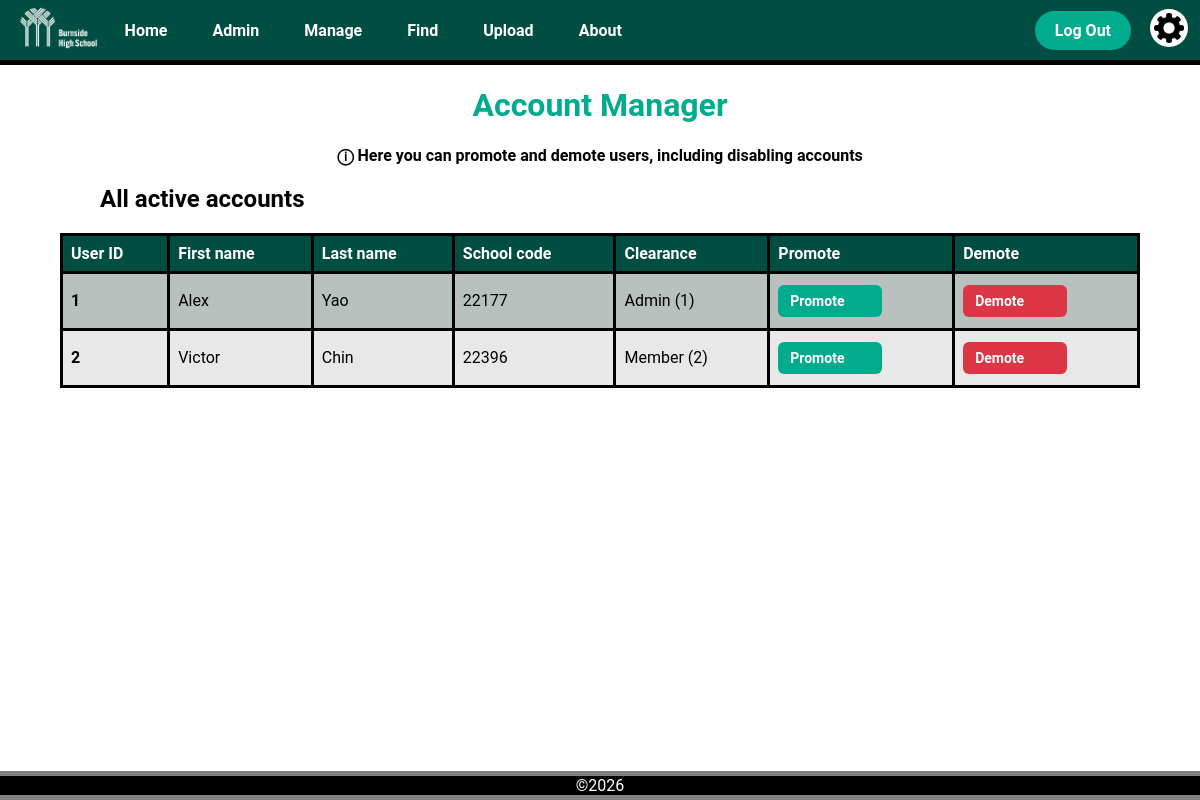
The app's page /account_manager (signed in), older data.
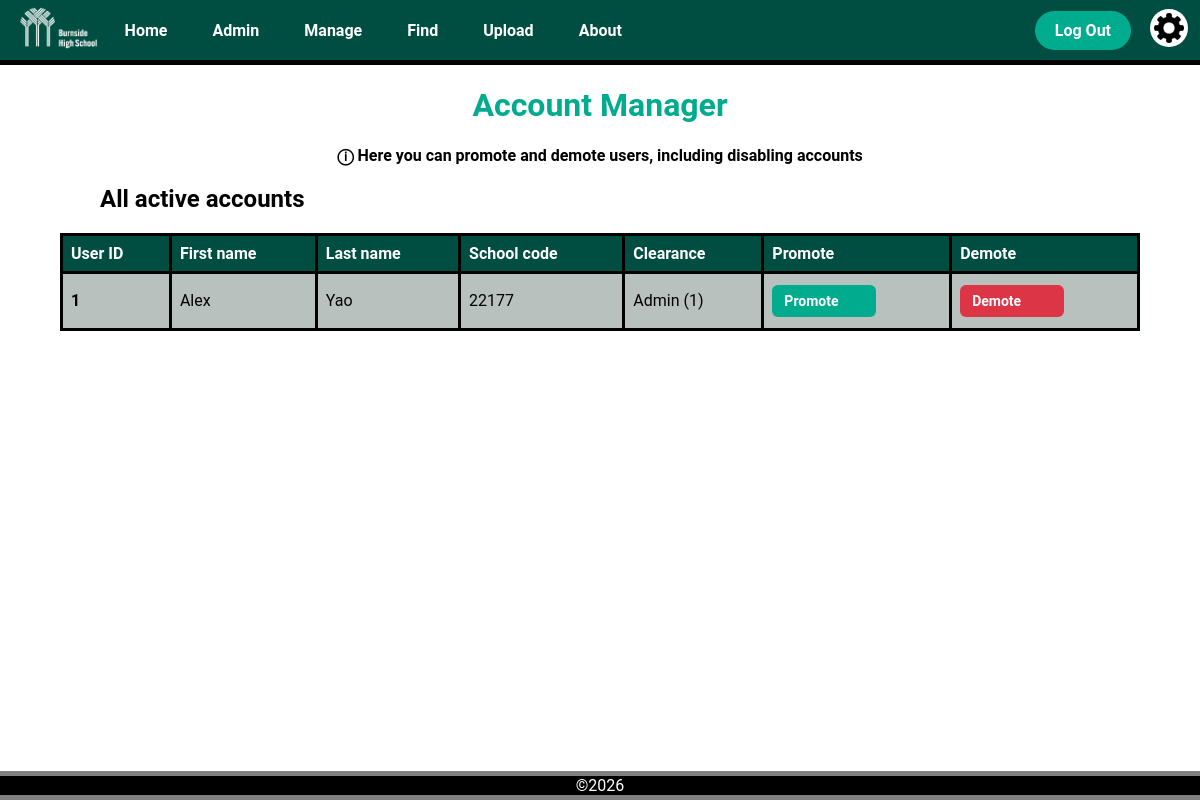
The same page, newer data.
### app.py (models this page shows, shortened)
class User(db.Model, UserMixin):
    __tablename__ = 'user'
    user_id = db.Column(db.Integer, primary_key=True)
    first_name = db.Column(db.String(50), nullable=False)
    last_name = db.Column(db.String(50), nullable=False)
    password = db.Column(db.String(128), nullable=False)
    school_code = db.Column(db.String(20), nullable=False, unique=True)
    clearance = db.Column(db.Integer, default=2)

### app.py (the view)
@app.route('/account_manager')
@login_required
def account_manager():
    if current_user.clearance > 1:   # Clearance check, Admins only
        return render_template('error.html',
                               title='Access Forbidden',
                               error_title='Forbidden',
                               error_message='You do not have permission to access this page')
    users = User.query.all()
    return render_template('account_manager.html',
                           title='Account Manager',
                           users=users)

### app.py (called while the page is built)
@login_manager.user_loader
def load_user(user_id):
    return User.query.get(int(user_id))

@app.context_processor
def inject_variables():
    return dict(show_footer=True,
                logged_in=current_user.is_authenticated,
                current_user_clearance=session.get('clearance'),
                min_time="2026-01-01T00:00",
                current_time=datetime.now().strftime("%Y-%m-%dT%H:%M")
                )

@app.before_request
def before_request():
    if request.endpoint in ['logout', 'static']:
        return
    if current_user.is_authenticated is True and current_user.clearance == 3:
        return render_template("error.html",
                               title="Forbidden",
                               error_title="Your account has been disabled",
                               error_message="Please contact an administrator")

### templates/account_manager.html (shortened to what this page needs)
{% extends "layout.html" %}
{% block content %}
<h1 class="title">
    Account Manager
</h1>
<div class="info_text">
  <p>ⓘ Here you can promote and demote users, including disabling accounts</p>
</div>
<table class="item_info_table">
  <h2 class="sub_heading">All active accounts</h2>
    <tr>
      <th class="item_info_header">User ID</th>
      <th class="item_info_header">First name</th>
      <th class="item_info_header">Last name</th>
      <th class="item_info_header">School code</th>
      <th class="item_info_header">Clearance</th>
      <th class="item_info_header">Promote</th>
      <th class="item_info_header">Demote</th>
    </tr>
    {% for user in users %}
    <tr class="item_info_row">
      <th>{{user.user_id}}</th>
      <td>{{user.first_name}}</td>
      <td>{{user.last_name}}</td>
      <td>{{user.school_code}}</td>
      <td>
        {% if user.clearance == 0 %}
            Owner (0)
        {% elif user.clearance == 1 %}
            Admin (1)
        {% elif user.clearance == 2 %}
            Member (2)
        {% elif user.clearance == 3 %}
            Disabled (3)
        {% endif %}
      </td>
      <td class="edit_item_button"><a class="match_button" href="/promote/{{user.user_id}}">Promote</a></td>
      <td class="edit_item_button"><a class="delete_button" href="/demote/{{user.user_id}}">Demote</a></td>
    </tr>
    {% endfor %}
</table>
{% endblock %}

### templates/layout.html (shortened to what this page needs)
<!DOCTYPE html>
<html lang="en">
<head>
    <link rel="stylesheet" href="{{ url_for('static', filename='css/style.css') }}">
</head>
<body>
    <nav>{% include "navigation.html"%}</nav>
    <main>{% block content %} {% endblock %}</main>
    {% if show_footer %}
    <footer>
        ©2026
    </footer>
    {% endif %}
</body>
</html>

### templates/navigation.html
<div class="navigation_bar">
    <a href="/home">
            <img src="/static/images/Burnside Logo - Secondary Horizontal stacked - white RGB.png" alt="Burnside Logo" class="burnside_logo">
    </a>
    <div class="navigation_links">
        <a href="/home">Home</a>
        {% if current_user_clearance %}
            {% if current_user_clearance <=1 %}
            <a href="/admin">Admin</a>
            <a href="/account_manager">Manage</a>
            {% endif %}
        {% endif %}
        <a href="/find">Find</a>
        <a href="/upload">Upload</a>
        <a href="/about">About</a>
    </div>
    {% if logged_in %}
    <div class="navigation_buttons">
        <div class="signlog">
            <a href="/logout">Log Out</a>
        </div>
        <a class="settings_button" href="/settings">
            <img src="/static/images/settings_button.png" alt="Settings">
        </a>
    </div>
    {% else %}
    <div class="signlog">
        <a href="/login">Login</a>
        <a href="/signup">Signup</a>
    </div>
    {% endif %}
</div>

### static/css/style.css (style rules this page uses)
body { background-color: white; font-family: "Roboto", sans-serif; margin: 0; padding: 0; color: black; min-height: 100vh; display: flex; flex-direction: column; }
main { flex: 1; }
.title { text-align: center; color: var(--bhs_turquoise); }
:root { --bhs_dark_green: #004e42; --dark-emerald: #0b6e4fff; --bhs_turquoise: #00ab8e; --soft-fawn: #ddb771ff; --transition-time: 0.3s; }
.burnside_logo { height: 55px; width: auto; object-fit: contain; }
.edit_item_button { text-align: center; vertical-align: middle; padding: 10px; }
.edit_item_button a { display: inline-block; width: 80px; padding: 8px 12px; margin: 3px 0; border-radius: 6px; text-decoration: none; font-size: 14px; font-weight: 600; transition: 0.2s ease; }
.delete_button { background-color: #dc3545; color: white; }
.match_button { background-color: var(--bhs_turquoise); color: white; }
.info_text { text-align: center; }
.info_text p { text-align: center; font-weight: bold; }
.navigation_bar { background-color: var(--bhs_dark_green); display: flex; justify-content: flex-start; align-items: center; gap: 0; padding: 0 12px; margin-left: 0; border-bottom: 5px solid black; height: 60px; position: relative; }
.navigation_links { display: flex; align-items: center; }
.navigation_links a { margin-right: 5px; padding: 20px 20px; border-radius: 2px; color: white; font-weight: bold; text-decoration: none; height: 100%; transition: var(--transition-time) ease; }
.signlog a { margin-right: 0px; margin-left: 9px; background-color: var(--bhs_turquoise); color:white; padding: 10px 20px; border-radius: 50px; font-weight: bold; text-decoration: none; transition: var(--transition-time) ease; }
.navigation_buttons, .signlog { margin-left: auto; display: flex; align-items: center; gap: 10px; }
.signlog, .settings_button { display: inline-block; vertical-align: middle; }
.settings_button img { width: 30px; height: 30px; margin: 0; padding: 4px; background-color: white; border-radius: 100%; cursor: pointer; margin-left: 9px; }
.sub_heading { text-align: left; color: black; margin-left: 100px; }
.item_info_table { border-collapse: collapse; width: 90%; margin: 0 auto 100px auto; text-align: left; color: black; border: 3px solid black; }
.item_info_table th { border: 3px solid black; text-align: left; padding: 8px; color: white; }
.item_info_table td { border: 3px solid black; text-align: left; padding: 8px; }
.item_info_header { background-color: var(--bhs_dark_green); }
.item_info_row:nth-child(even) { background-color: rgb(184, 193, 189); }
.item_info_row th { color: black; }
footer { background-color: #000000; border-top: 5px solid grey; border-bottom: 5px solid grey; text-align: center; color: white; width: 100%; }

Row changes from the older to the newer data that the page shows:
removed User: user_id "2", first_name "Victor", last_name "Chin", school_code "22396", clearance "Member (2)"
